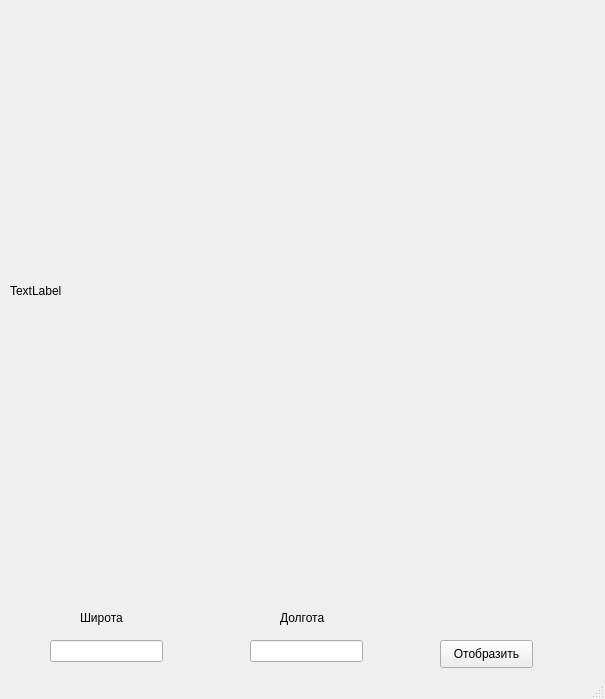
<?xml version="1.0" encoding="UTF-8"?>
<ui version="4.0">
 <class>MainWindow</class>
 <widget class="QMainWindow" name="MainWindow">
  <property name="geometry">
   <rect>
    <x>0</x>
    <y>0</y>
    <width>605</width>
    <height>699</height>
   </rect>
  </property>
  <property name="windowTitle">
   <string>MainWindow</string>
  </property>
  <widget class="QWidget" name="centralwidget">
   <widget class="QLabel" name="label">
    <property name="geometry">
     <rect>
      <x>10</x>
      <y>10</y>
      <width>581</width>
      <height>561</height>
     </rect>
    </property>
    <property name="text">
     <string>TextLabel</string>
    </property>
   </widget>
   <widget class="QLineEdit" name="shir">
    <property name="geometry">
     <rect>
      <x>50</x>
      <y>640</y>
      <width>113</width>
      <height>22</height>
     </rect>
    </property>
   </widget>
   <widget class="QLineEdit" name="dol">
    <property name="geometry">
     <rect>
      <x>250</x>
      <y>640</y>
      <width>113</width>
      <height>22</height>
     </rect>
    </property>
   </widget>
   <widget class="QPushButton" name="start">
    <property name="geometry">
     <rect>
      <x>440</x>
      <y>640</y>
      <width>93</width>
      <height>28</height>
     </rect>
    </property>
    <property name="text">
     <string>Отобразить</string>
    </property>
   </widget>
   <widget class="QLabel" name="label_2">
    <property name="geometry">
     <rect>
      <x>80</x>
      <y>610</y>
      <width>55</width>
      <height>16</height>
     </rect>
    </property>
    <property name="text">
     <string>Широта</string>
    </property>
   </widget>
   <widget class="QLabel" name="label_3">
    <property name="geometry">
     <rect>
      <x>280</x>
      <y>610</y>
      <width>55</width>
      <height>16</height>
     </rect>
    </property>
    <property name="text">
     <string>Долгота</string>
    </property>
   </widget>
  </widget>
  <widget class="QStatusBar" name="statusbar"/>
 </widget>
 <resources/>
 <connections/>
</ui>
